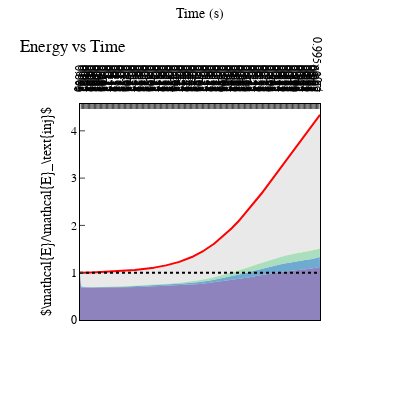

Here is the notebook cell this chart was saved with:
### Code cell
inj_energy_final = data['work'][-1]+data['ekin'][0]+data['epot'][0]
ekin = (data['ekin']) / inj_energy_final
epot = (data['epot']+data['ekin']) / inj_energy_final
erev = (data['erev']+data['epot']+data['ekin']) / inj_energy_final
econ = (data['econ']+data['erev']+data['epot']+data['ekin']) / inj_energy_final
edis = (data['edis']+data['econ']+data['erev']+data['epot']+data['ekin']) / inj_energy_final

einj = (data['work']+data['ekin'][0]+data['epot'][0]) / inj_energy_final


fig = go.Figure()

fig.add_trace(go.Scatter(x=data['time'], y=ekin, mode='lines', name=r"$\mathcal{K}$", fill='tozeroy', line=dict(color=colors[0], width=0), fillcolor=fillcolors[0]))
fig.add_trace(go.Scatter(x=data['time'], y=epot, mode='lines', name=r"$\mathcal{U}$", fill='tonexty', line=dict(color=colors[1], width=0), fillcolor=fillcolors[1]))
fig.add_trace(go.Scatter(x=data['time'], y=erev, mode='lines', name=r"$\mathcal{R}$", fill='tonexty', line=dict(color=colors[2], width=0), fillcolor=fillcolors[2]))
fig.add_trace(go.Scatter(x=data['time'], y=econ, mode='lines', name=r"$\mathcal{C}$", fill='tonexty', line=dict(color=colors[3], width=0), fillcolor=fillcolors[3]))
fig.add_trace(go.Scatter(x=data['time'], y=edis, mode='lines', name=r"$\mathcal{G}$", fill='tonexty', line=dict(color='lightgrey', width=0)))#, fillpattern=dict(shape='x')))
fig.add_trace(go.Scatter(x=data['time'], y=edis, mode='lines', name=r"$\mathcal{E}_\text{tot}$", line=dict(dash='solid', color='red', width=2)))#, fillpattern=dict(shape='x')))
fig.add_trace(go.Scatter(x=data['time'], y=einj, mode='lines', name=r"$\mathcal{W}_\text{ext} + \mathcal{E}_0$", line=dict(dash='dot', color='black', width=2)))


fig.update_layout(
    title='Energy vs Time',
    xaxis_title='Time (s)',
    yaxis_title=r"$\mathcal{E}/\mathcal{E}_\text{inj}$",
    xaxis=dict(
        showgrid=False,
        showline=True,
        linewidth=1,
        linecolor='black',
        mirror=True,
        zeroline=False,
        ticks='inside',
        exponentformat='power',
        showexponent='last',
        tickfont=dict(size=12),
        #range=[0, 1e-6],
        dtick=5e-7,
        side='top',
    ),
    yaxis=dict(
        showgrid=False,
        showline=True,
        linewidth=1,
        linecolor='black',
        mirror=True,
        zeroline=False,
        ticks='inside',
        exponentformat='power',
        tickfont=dict(size=12),
        #range=[0, 1.1],  
    ),
    font=dict(
        family="Latin-Modern",
        size=12,
        color="Black"
    ),
    legend=dict(
        x=0.97,              # position from the left (0 to 1)
        y=1.05,              # position from the bottom (0 to 1)
        bgcolor='rgba(255, 255, 255, 0.8)',  # white with 80% opacity
        bordercolor='black',
        borderwidth=1,
        orientation='h',   
        xanchor='right',
        yanchor='top',
    ),
    width=400, 
    height=400,
    showlegend=False,
    template="plotly_white")

fig.show()
#fig.write_image("../output/plots/paper/energy_vs_time_unstable_t04_zoom_v2.pdf", width=250, height=260)

### Figure 1 — Plotly figure (JSON) as saved in the notebook; plotly's stock layout.template omitted (floating-point values rounded to 4 significant figures; data arrays with more than 128 entries replaced by an {"elided": "..."} marker saying what was removed)
{"data": [{"fill": "tozeroy", "fillcolor": "rgba(94, 79, 162,0.7)", "line": {"color": "rgb(94, 79, 162)", "width": 0}, "mode": "lines", "name": "$\\mathcal{K}$", "type": "scatter", "x": {"elided": "2002 float values"}, "y": {"elided": "2002 float values"}}, {"fill": "tonexty", "fillcolor": "rgba(50, 136, 189,0.7)", "line": {"color": "rgb(50, 136, 189)", "width": 0}, "mode": "lines", "name": "$\\mathcal{U}$", "type": "scatter", "x": {"elided": "2002 float values"}, "y": {"elided": "2002 float values"}}, {"fill": "tonexty", "fillcolor": "rgba(136, 208, 164,0.7)", "line": {"color": "rgb(136, 208, 164)", "width": 0}, "mode": "lines", "name": "$\\mathcal{R}$", "type": "scatter", "x": {"elided": "2002 float values"}, "y": {"elided": "2002 float values"}}, {"fill": "tonexty", "fillcolor": "rgba(200, 233, 158,0.7)", "line": {"color": "rgb(200, 233, 158)", "width": 0}, "mode": "lines", "name": "$\\mathcal{C}$", "type": "scatter", "x": {"elided": "2002 float values"}, "y": {"elided": "2002 float values"}}, {"fill": "tonexty", "line": {"color": "lightgrey", "width": 0}, "mode": "lines", "name": "$\\mathcal{G}$", "type": "scatter", "x": {"elided": "2002 float values"}, "y": {"elided": "2002 float values"}}, {"line": {"color": "red", "dash": "solid", "width": 2}, "mode": "lines", "name": "$\\mathcal{E}_\\text{tot}$", "type": "scatter", "x": {"elided": "2002 float values"}, "y": {"elided": "2002 float values"}}, {"line": {"color": "black", "dash": "dot", "width": 2}, "mode": "lines", "name": "$\\mathcal{W}_\\text{ext} + \\mathcal{E}_0$", "type": "scatter", "x": {"elided": "2002 float values"}, "y": {"elided": "2002 int values"}}], "layout": {"font": {"color": "Black", "family": "Latin-Modern", "size": 12}, "height": 400, "legend": {"bgcolor": "rgba(255, 255, 255, 0.8)", "bordercolor": "black", "borderwidth": 1, "orientation": "h", "x": 0.97, "xanchor": "right", "y": 1.05, "yanchor": "top"}, "showlegend": false, "title": {"text": "Energy vs Time"}, "width": 400, "xaxis": {"dtick": 5e-07, "exponentformat": "power", "linecolor": "black", "linewidth": 1, "mirror": true, "showexponent": "last", "showgrid": false, "showline": true, "side": "top", "tickfont": {"size": 12}, "ticks": "inside", "title": {"text": "Time (s)"}, "zeroline": false}, "yaxis": {"exponentformat": "power", "linecolor": "black", "linewidth": 1, "mirror": true, "showgrid": false, "showline": true, "tickfont": {"size": 12}, "ticks": "inside", "title": {"text": "$\\mathcal{E}/\\mathcal{E}_\\text{inj}$"}, "zeroline": false}}}
